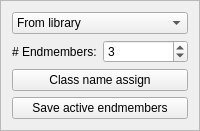
           <widget class="QFrame" name="frame_3">
            <property name="maximumSize">
             <size>
              <width>300</width>
              <height>16777215</height>
             </size>
            </property>
            <property name="frameShape">
             <enum>QFrame::StyledPanel</enum>
            </property>
            <property name="frameShadow">
             <enum>QFrame::Raised</enum>
            </property>
            <layout class="QVBoxLayout" name="verticalLayout_15">
             <item>
              <widget class="QComboBox" name="comboBox_endmembers_get">
               <property name="toolTip">
                <string>Choose between supervised segmentation (need selection first) or Unsupervised (Clusterisation)</string>
               </property>
               <item>
                <property name="text">
                 <string>From library</string>
                </property>
               </item>
               <item>
                <property name="text">
                 <string>Manual</string>
                </property>
               </item>
               <item>
                <property name="text">
                 <string>Auto</string>
                </property>
               </item>
              </widget>
             </item>
             <item>
              <layout class="QHBoxLayout" name="horizontalLayout_11">
               <item>
                <widget class="QLabel" name="label_n_EM">
                 <property name="text">
                  <string># Endmembers:</string>
                 </property>
                </widget>
               </item>
               <item>
                <widget class="QSpinBox" name="nclass_box">
                 <property name="toolTip">
                  <string>Number of class to segment. Another class will be added in supervised mode if threashold not at maximum.</string>
                 </property>
                 <property name="minimum">
                  <number>2</number>
                 </property>
                 <property name="maximum">
                  <number>20</number>
                 </property>
                 <property name="value">
                  <number>3</number>
                 </property>
                </widget>
               </item>
              </layout>
             </item>
             <item>
              <widget class="QPushButton" name="pushButton_class_name_assign">
               <property name="toolTip">
                <string>To assign the good labels and index to the classes.</string>
               </property>
               <property name="text">
                <string>Class name assign</string>
               </property>
              </widget>
             </item>
             <item>
              <widget class="QPushButton" name="pushButton_save_EM">
               <property name="text">
                <string>Save active endmembers</string>
               </property>
              </widget>
             </item>
            </layout>
           </widget>
